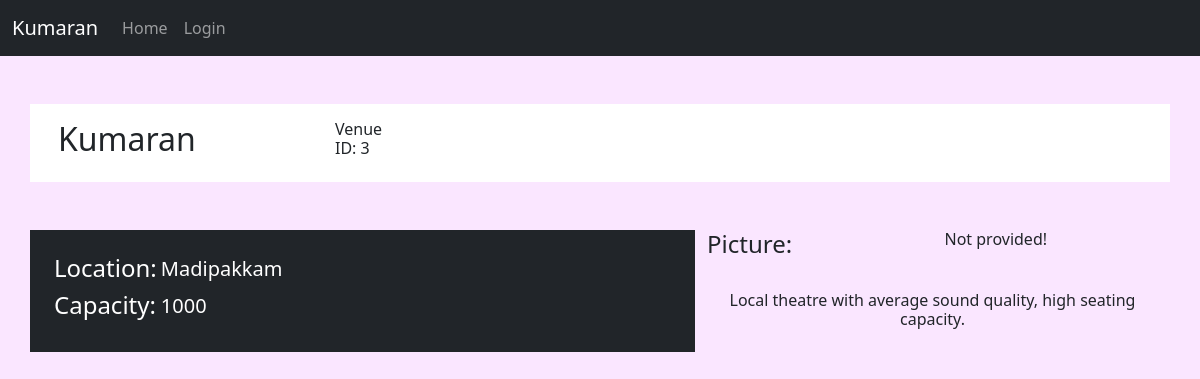
/venue_page/3, run on the app's committed database.
### app/models.py (models this page shows, shortened)
class Venue(db.Model):
    id = db.Column(db.Integer, primary_key = True)
    name = db.Column(db.String(32), index = True, nullable = False)
    location = db.Column(db.String(64), index = True, nullable = False)
    caption = db.Column(db.String(128))
    capacity = db.Column(db.Integer, nullable = False)
    pic = db.Column(db.LargeBinary)
    shows = db.relationship('Show', secondary = 'show_venue', backref = 'venues', lazy = 'dynamic')
    bookings = db.relationship('Booking', backref = 'venue', cascade = 'all, delete')
    __table_args__ = (UniqueConstraint('name', 'location', name='u_venue_name_loc'),)

### app/routes.py (the view)
@app.route('/venue_page/<int:venue_id>')
def venue_page(venue_id):
    venue = Venue.query.get_or_404(venue_id)
    pic_base64 = None
    if venue.pic:
        pic_base64 = b64encode(venue.pic).decode('utf-8')
    return render_template('venue_page.html', title=venue.name, venue = venue, pic_base64 = pic_base64)

### app/templates/venue_page.html (shortened to what this page needs)
{% extends "base.html" %}
{% block content %}
<div class="container">
    <div class="row mb-5 bg-body p-3">
        <div class="col-3">
            <h2>{{venue.name}}</h2>
        </div>
        <div class="col-1 align-self-end">
            <h6>Venue ID: {{venue.id}}</h6>
        </div>
    </div>
    <div class="row">
        <div class="col-7 bg-dark text-white p-4">
            <div class="row">
                <div class="col-2"> <h4>Location: </h4> </div>
                <div class="col align-self-center"> <h5>{{venue.location}}</h5> </div>
            </div>
            <div class="row">
                <div class="col-2"> <h4>Capacity: </h4> </div>
                <div class="col align-self-center"> <h5>{{venue.capacity}}</h5> </div>
            </div>
        </div>
        <div class="col">
            <div class="row mb-4">
                {% if pic_base64 %}
                    <img alt = "{{venue.name}} Picture">
                {% else %}
                <div class="col"><h4>Picture: </h4></div>
                <div class="col"><h6>Not provided!</h6></div>
                {% endif %}
            </div>
            <div class="row">
                {% if venue.caption %}
                    <h6 class="text-center">{{venue.caption}}</h6>
                {% else %}
                <div class="col"><h4>Caption: </h4></div>
                <div class="col"><h6>Not provided!</h6></div>
                {% endif %}
            </div>
        </div>
    </div>
</div>
{% endblock %}

### app/templates/base.html (shortened to what this page needs)
<!doctype html>
<html lang="en">
    <head>
        <link href="https://cdn.jsdelivr.net/npm/bootstrap@5.3.0-alpha1/dist/css/bootstrap.min.css" rel="stylesheet">
    </head>
  <body  style="background-color: #fae6ff;">
    <nav class="navbar navbar-expand-lg bg-dark mb-5" data-bs-theme="dark" >
      <div class="container-fluid ">
        <a class="navbar-brand" href="#">{% if current_user.is_authenticated %}{{ current_user.username }}'s Dashboard{% else %}{{title}}{% endif %}</a>
        <div class="collapse navbar-collapse ">
          <div class="navbar-nav">
            <a class="nav-link "  href="{{ url_for('index') }}">Home</a>
            {% if current_user.is_anonymous %}
              <a class="nav-link" href="{{ url_for('login') }}">Login</a>
            {% else %}
              <a class="nav-link" href="{{ url_for('logout') }}">Logout</a>
            {% endif %}
          </div>
        </div>
      </div>
    </nav>
        {% block content %}{% endblock %}
  </body>
</html>

### data on the page
Venue: name "Kumaran", id "3", location "Madipakkam", capacity "1000", caption "Local theatre with average sound quality, high seating capacity."
